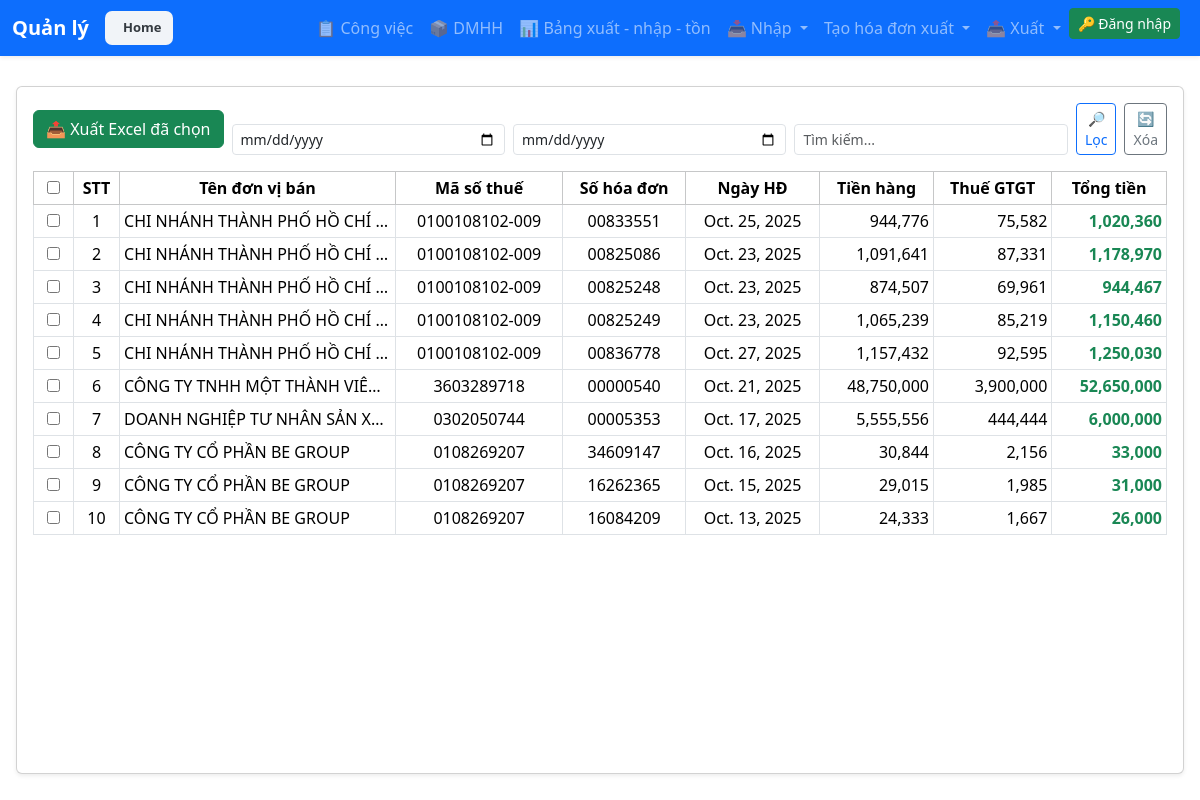
/invoice/summary/, run on the app's committed database.
### invoice_reader_app/model_invoice.py (models this page shows, shortened)
class Invoice(models.Model):
    fiscal_year = models.IntegerField(db_index=True)
    supplier = models.ForeignKey(Supplier, on_delete=models.SET_NULL, null=True, blank=True)
    so_hoa_don = models.CharField(max_length=50)
    ngay_hd = models.DateField(null=True)
    hinh_thuc_tt = models.CharField(max_length=100, blank=True)
    mau_so = models.CharField(max_length=50, blank=True)
    ky_hieu = models.CharField(max_length=50, blank=True)
    ten_dv_ban = models.CharField(max_length=200)
    ma_so_thue = models.CharField(max_length=50)
    dia_chi = models.TextField(blank=True)
    ten_nguoi_mua = models.CharField(max_length=200, blank=True)
    ma_so_thue_mua = models.CharField(max_length=50, blank=True)
    dia_chi_mua = models.TextField(blank=True)
    so_tk = models.CharField(max_length=100, blank=True)
    ten_ngan_hang = models.CharField(max_length=100, blank=True)
    tong_tien_hang = models.FloatField(default=0)
    tong_tien_thue = models.FloatField(default=0)
    tong_tien = models.DecimalField(max_digits=18, decimal_places=2)
    email = models.EmailField(blank=True, null=True)
    created_at = models.DateTimeField(auto_now_add=True)
    file_name = models.CharField(max_length=255, blank=True, null=True)
    xml_uuid = models.CharField(
            max_length=50,
            null=True,
            blank=True,
            unique=True   # ✅ ĐÂY MỚI LÀ CHUẨN
        )
    da_tao_px = models.BooleanField(    default=False,    db_index=True,    verbose_name="Đã tạo phiếu xuất")
    LOAI_HD_CHOICES = (
        ('VAO', 'Hóa đơn vào'),
        ('XUAT', 'Hóa đơn xuất'),
    )
    loai_hd = models.CharField(max_length=10, choices=LOAI_HD_CHOICES, default='VAO')
    TRANG_THAI_CHOICES = (
        ("CHO_XUAT", "Chờ xuất hóa đơn"),
        ("DA_XUAT", "Đã xuất hóa đơn"),
    )
    trang_thai = models.CharField(
        max_length=20,
        choices=TRANG_THAI_CHOICES,
        default="CHO_XUAT"
    )
    class Meta:
        indexes = [
            models.Index(fields=["ma_so_thue", "ky_hieu", "so_hoa_don"]),
        ]
    from django.db.models import QuerySet

### invoice_reader_app/multiple_invoices.py (the view)
# urls.py: path('summary/', invoice_summary, name='invoice_summary'),
def invoice_summary(request):
    qs = Invoice.objects.all()
    start_date = request.GET.get("start_date")
    end_date = request.GET.get("end_date")
    search = request.GET.get("search")
    per_page = request.GET.get("per_page", "10")
    if start_date:
        qs = qs.filter(ngay_hd__gte=start_date)
    if end_date:
        qs = qs.filter(ngay_hd__lte=end_date)
    if search:
        qs = qs.filter(
            Q(ten_dv_ban__icontains=search) |
            Q(ma_so_thue__icontains=search) |
            Q(so_hoa_don__icontains=search)
        )
    data_list = []
    for inv in qs:
        items = inv.items.aggregate(
            tong_tien_hang=Sum('thanh_tien'),
            tien_thue_gtgt=Sum('tien_thue'),
            tong_chiet_khau=Sum('chiet_khau')    # <-- thêm
        )
        inv.tong_tien_hang = items['tong_tien_hang'] or 0
        inv.tien_thue_gtgt = items['tien_thue_gtgt'] or 0
        inv.tong_chiet_khau = items['tong_chiet_khau'] or 0   # <-- thêm
        data_list.append(inv)
    if per_page != "all":
        try:
            per_page = int(per_page)
            from django.core.paginator import Paginator
            paginator = Paginator(data_list, per_page)
            page_number = request.GET.get("page")
            data = paginator.get_page(page_number)
        except:
            data = data_list
    else:
        data = data_list
    context = {
        "data": data,
        "query_params": request.GET.urlencode(),
    }
    return render(request, "invoice_summary.html", context)

### invoice_reader_app/context_processors.py (called while the page is built)
def current_fiscal_year(request):
    return {
        "current_year": request.session.get(
            "fiscal_year", datetime.now().year
        )
    }

### invoice_reader_app/templates/invoice_summary.html (shortened to what this page needs)
{% extends 'base.html' %}
{% load humanize %}
{% block content %}
<div class="full-screen-container">
  <div class="card card-full shadow-sm">
    <div class="card-body">
      <div class="d-flex flex-wrap gap-2 mb-3 align-items-center">
        <form method="get" action="{% url 'invoice_summary_export_excel' %}" id="exportForm">
            <button type="submit" class="btn btn-success">📤 Xuất Excel đã chọn</button>
        </form>
        <form method="get" class="d-flex gap-2 align-items-end flex-grow-1">
          <input type="date" name="start_date" value="{{ request.GET.start_date }}" class="form-control form-control-sm">
          <input type="date" name="end_date" value="{{ request.GET.end_date }}" class="form-control form-control-sm">
          <input type="text" name="search" placeholder="Tìm kiếm..." value="{{ request.GET.search }}" class="form-control form-control-sm flex-grow-1">
          <button class="btn btn-outline-primary btn-sm">🔎 Lọc</button>
          <a href="{% url 'invoice_summary' %}" class="btn btn-outline-secondary btn-sm">🔄 Xóa</a>
        </form>
      </div>
      {% if data %}
      <div class="table-container">
        <table class="table table-bordered table-hover table-sm text-center align-middle">
          <thead class="table-light">
            <tr>
              <th><input type="checkbox" id="checkAll"></th>
              <th>STT</th>
              <th>Tên đơn vị bán</th>
              <th>Mã số thuế</th>
              <th>Số hóa đơn</th>
              <th>Ngày HĐ</th>
              <th>Tiền hàng</th>
              <th>Thuế GTGT</th>
              <th>Tổng tiền</th>
            </tr>
          </thead>
          <tbody>
            {% for invoice in data %}
            <tr>
              <td><input type="checkbox" class="checkItem" name="invoice_ids" value="{{ invoice.id }}"></td>
              <td>{{ forloop.counter }}</td>
              <td class="text-start truncate-cell">{{ invoice.ten_dv_ban }}</td>
              <td>{{ invoice.ma_so_thue }}</td>
              <td>{{ invoice.so_hoa_don }}</td>
              <td>{{ invoice.ngay_hd }}</td>
              <td class="text-end">{{ invoice.tong_tien_hang|floatformat:0|intcomma }}</td>
              <td class="text-end">{{ invoice.tien_thue_gtgt|floatformat:0|intcomma }}</td>
              <td class="text-end text-success fw-bold">{{ invoice.tong_tien|floatformat:0|intcomma }}</td>
            </tr>
            {% endfor %}
          </tbody>
        </table>
      </div>
    <div class="pagination-container d-flex justify-content-between align-items-center mt-2">
    </div>
      {% else %}
      <p class="text-muted text-center mt-4">Không có dữ liệu để hiển thị.</p>
      {% endif %}
    </div>
  </div>
</div>
{% endblock %}

### invoice_reader_app/templates/invoice_summary.html (style rules this page uses)
html, body { height: 100%; overflow: hidden; }
.full-screen-container { height: 90vh; display: flex; flex-direction: column; padding: 1rem; overflow: hidden; }
.card-full { flex: 1 1 auto; display: flex; flex-direction: column; min-height: 0; overflow: hidden; }
.card-body { flex: 1 1 auto; min-height: 0; display: flex; flex-direction: column; overflow: hidden; }
.table-container { flex: 1 1 auto; min-height: 0; overflow: auto; }
.table th:first-child, .table td:first-child { position: sticky; left: 0; background: #fff; z-index: 10; width: 40px; text-align: center; }
.table thead th { position: sticky; top: 0; background: #fff; z-index: 5; }
.truncate-cell { max-width: 220px; white-space: nowrap; overflow: hidden; text-overflow: ellipsis; }
.text-end { text-align: right; }
.text-success { color: green; }
.pagination-container { padding: 10px 0; }

### invoice_reader_app/templates/base.html (style rules this page uses)
body { padding-top: 70px; }

### data on the page
Invoice: ten_dv_ban "CHI NHÁNH THÀNH PHỐ HỒ CHÍ…", ma_so_thue "0100108102-009", so_hoa_don "00833551", ngay_hd "Oct. 25, 2025", tong_tien_hang "944,776", tien_thue_gtgt "75,582", tong_tien "1,020,360"
Invoice: ten_dv_ban "CHI NHÁNH THÀNH PHỐ HỒ CHÍ…", ma_so_thue "0100108102-009", so_hoa_don "00825086", ngay_hd "Oct. 23, 2025", tong_tien_hang "1,091,641", tien_thue_gtgt "87,331", tong_tien "1,178,970"
Invoice: ten_dv_ban "CHI NHÁNH THÀNH PHỐ HỒ CHÍ…", ma_so_thue "0100108102-009", so_hoa_don "00825248", ngay_hd "Oct. 23, 2025", tong_tien_hang "874,507", tien_thue_gtgt "69,961", tong_tien "944,467"
Invoice: ten_dv_ban "CHI NHÁNH THÀNH PHỐ HỒ CHÍ…", ma_so_thue "0100108102-009", so_hoa_don "00825249", ngay_hd "Oct. 23, 2025", tong_tien_hang "1,065,239", tien_thue_gtgt "85,219", tong_tien "1,150,460"
Invoice: ten_dv_ban "CHI NHÁNH THÀNH PHỐ HỒ CHÍ…", ma_so_thue "0100108102-009", so_hoa_don "00836778", ngay_hd "Oct. 27, 2025", tong_tien_hang "1,157,432", tien_thue_gtgt "92,595", tong_tien "1,250,030"
Invoice: ten_dv_ban "CÔNG TY TNHH MỘT THÀNH VIÊ…", ma_so_thue "3603289718", so_hoa_don "00000540", ngay_hd "Oct. 21, 2025", tong_tien_hang "48,750,000", tien_thue_gtgt "3,900,000", tong_tien "52,650,000"
Invoice: ten_dv_ban "DOANH NGHIỆP TƯ NHÂN SẢN X…", ma_so_thue "0302050744", so_hoa_don "00005353", ngay_hd "Oct. 17, 2025", tong_tien_hang "5,555,556", tien_thue_gtgt "444,444", tong_tien "6,000,000"
Invoice: ten_dv_ban "CÔNG TY CỔ PHẦN BE GROUP", ma_so_thue "0108269207", so_hoa_don "34609147", ngay_hd "Oct. 16, 2025", tong_tien_hang "30,844", tien_thue_gtgt "2,156", tong_tien "33,000"
Invoice: ten_dv_ban "CÔNG TY CỔ PHẦN BE GROUP", ma_so_thue "0108269207", so_hoa_don "16262365", ngay_hd "Oct. 15, 2025", tong_tien_hang "29,015", tien_thue_gtgt "1,985", tong_tien "31,000"
Invoice: ten_dv_ban "CÔNG TY CỔ PHẦN BE GROUP", ma_so_thue "0108269207", so_hoa_don "16084209", ngay_hd "Oct. 13, 2025", tong_tien_hang "24,333", tien_thue_gtgt "1,667", tong_tien "26,000"
